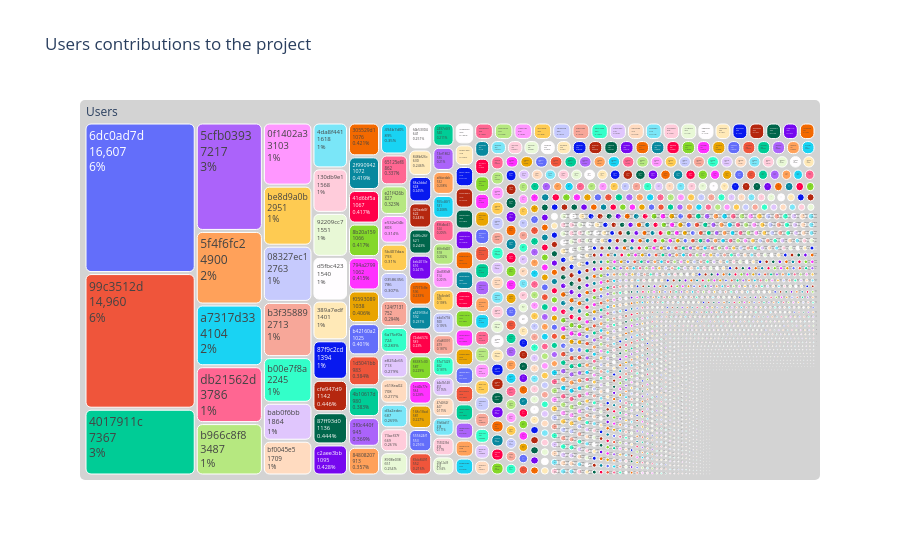

Source (notebook cell):
### Code cell
fig = px.treemap(
    users,
    path=[px.Constant("Users"), "user_name"],
    values="count",
    title=f"Users contributions to the project",
    height=800,
)
fig.update_traces(
    marker=dict(cornerradius=5),
    root_color="lightgrey",
    textinfo="label+value+percent root",
)
fig.show()

### Figure 1 — Plotly figure (JSON) as saved in the notebook; plotly's stock layout.template omitted (floating-point values rounded to 4 significant figures; data arrays with more than 128 entries replaced by an {"elided": "..."} marker saying what was removed)
{"data": [{"branchvalues": "total", "domain": {"x": [0, 1], "y": [0, 1]}, "hovertemplate": "labels=%{label}<br>count=%{value}<br>parent=%{parent}<br>id=%{id}<extra></extra>", "ids": {"elided": "5588 str values"}, "labels": {"elided": "5588 str values"}, "marker": {"cornerradius": 5}, "name": "", "parents": {"elided": "5588 str values"}, "root": {"color": "lightgrey"}, "textinfo": "label+value+percent root", "type": "treemap", "values": {"elided": "5588 int values"}}], "layout": {"autosize": true, "legend": {"tracegroupgap": 0}, "title": {"text": "Users contributions to the project"}}}
